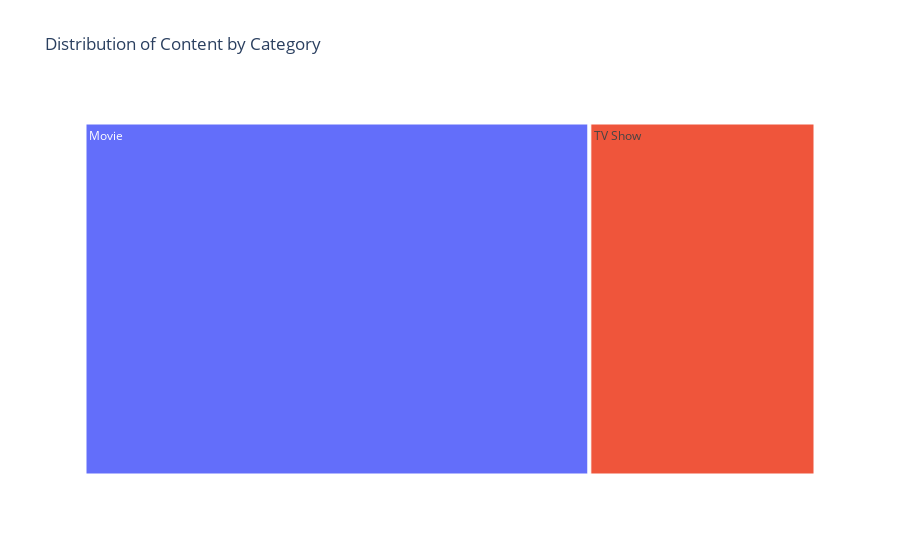

The notebook cell saved with this chart:
### Code cell
import plotly.express as px

# Get the value counts for categories
category_counts = df['category'].value_counts().reset_index()
category_counts.columns = ['category', 'count']

# Generate the treemap
fig = px.treemap(category_counts, path=['category'], values='count',
                 title='Distribution of Content by Category')
fig.show()

### Figure 1 — Plotly figure (JSON) as saved in the notebook; plotly's stock layout.template omitted (floating-point values rounded to 4 significant figures)
{"data": [{"branchvalues": "total", "domain": {"x": [0, 1], "y": [0, 1]}, "hovertemplate": "labels=%{label}<br>count=%{value}<br>parent=%{parent}<br>id=%{id}<extra></extra>", "ids": ["Movie", "TV Show"], "labels": ["Movie", "TV Show"], "name": "", "parents": ["", ""], "type": "treemap", "values": [5379, 2410]}], "layout": {"legend": {"tracegroupgap": 0}, "title": {"text": "Distribution of Content by Category"}}}
